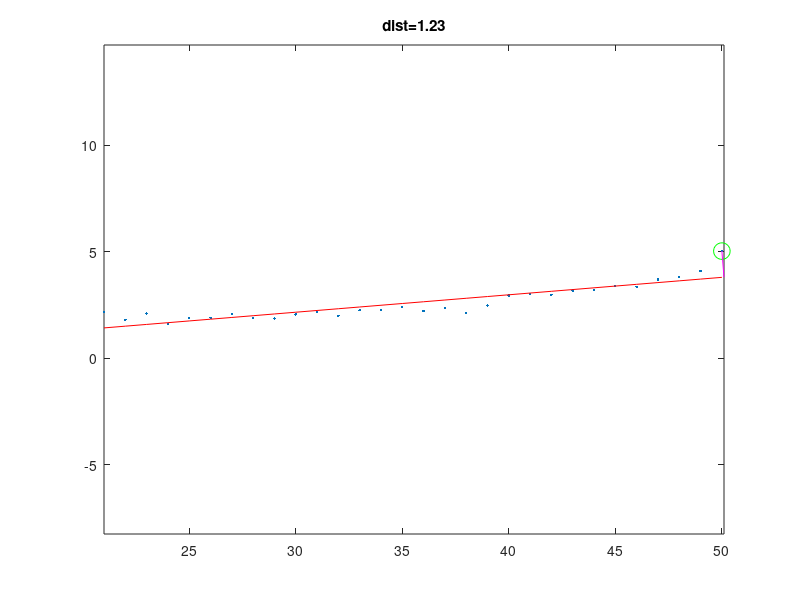

Here is the MATLAB script that generated this plot:
clear all;
close all;
clc


A=dlmread('Col-0_mock.txt');
x=A(:,1);
y=A(:,2);
N = size(x);

%figure(1);
%plot(x,log(y), '.');
%title('whole data');

x1 = x(1+20:50);
y1 = log(y(1+20:50));
%x1 = x1-x1(1);

N1 = size(x1);


p = polyfit(x1,y1,1);

figure(2);
plot(x1,(y1),'.');hold on;
plot(x1, p(1)*x1+p(2),'r');



a = p(1);
b = -1;
c = p(2);

dist_vec = zeros(N1);
for i=1:N1
    xx = x1(i);
    yy = y1(i);
    dist_vec(i) = abs(a*xx+b*yy+c)/(sqrt(a^2+b^2));
end    

[C,ix] = max(dist_vec);


x0 = x1(ix);
y0 = y1(ix);

%xz = (b*(b*x0-a*y0)-a*c)/(a^2+b^2);
%yz = (a*(-b*x0+a*y0)-b*c)/(a^2+b^2);



xz = (x0+p(1)*y0-p(1)*p(2))/(1+p(1)^2);
yz = (p(1)*x0+p(1)^2*y0+p(2))/(1+p(1)^2);


% a1 = -1/p(1);
% b1 = y0-a1*x0;
% 
% xz = (p(2)-b1)/(a1-p(1));
% yz = a1*xz+b1;


hold on; 
plot(x0,y0,'go','markersize',12);
hold on;
plot([x0,xz],[y0,yz],'m');
t = sprintf('dist=%.2f',C);
axis equal;
title(t);
%ylim([-2,8]);











